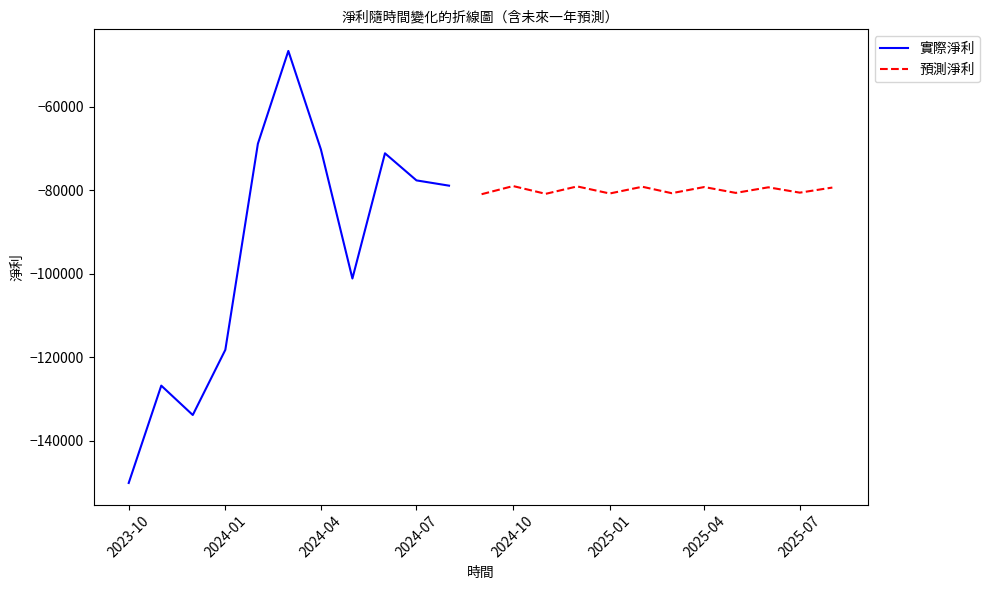

Reproduce this figure in Python.
import pandas as pd
import numpy as np
import matplotlib.pyplot as plt
from statsmodels.tsa.arima.model import ARIMA
from matplotlib.font_manager import FontProperties
import os

# Load the CSV file
file_path = os.path.join('PET2_utf8.csv')
csv_data = pd.read_csv(file_path)

# Load the custom font (ChocolateClassicalSans or any other font supporting Chinese characters)
font_path = os.path.join('ChocolateClassicalSans-Regular.ttf')
font_properties = FontProperties(fname=font_path)

# 定義日期轉換函數 (民國年轉西曆年)
def convert_roc_to_ad(date_str):
    try:
        year, month = date_str.split('年')
        year = int(year) + 1911  # 將民國年轉換為西曆年
        month = month.replace('月', '')  # 去掉 '月'
        return f"{year}-{month}-01"
    except ValueError:
        return None

# 將日期進行轉換
csv_data['Unnamed: 0'] = csv_data['Unnamed: 0'].apply(convert_roc_to_ad)

# 移除無法解析的日期
csv_data = csv_data.dropna(subset=['Unnamed: 0'])

# 將轉換後的日期列轉換為 datetime 格式
csv_data['Unnamed: 0'] = pd.to_datetime(csv_data['Unnamed: 0'], format='%Y-%m-%d')

# 設置日期為索引
csv_data.set_index('Unnamed: 0', inplace=True)

# 準備要使用的淨利數據
profit_data = csv_data['淨利']

# 構建 ARIMA 模型，這裡使用 (p, d, q) = (1, 1, 1) 進行初步建模
model = ARIMA(profit_data, order=(1, 1, 1))
model_fit = model.fit()

# 預測未來一年（12 個月）的數據
forecast_steps = 12
forecast = model_fit.forecast(steps=forecast_steps)

# 生成 2024年9月 到 2025年9月 的日期
future_dates = pd.date_range(start='2024-09-01', periods=forecast_steps, freq='MS')

# 將預測值與日期進行合併
forecast_data = pd.DataFrame({'日期': future_dates, '預測淨利': forecast})

# 繪製實際數據和預測數據
plt.figure(figsize=(10, 6))

# 繪製實際淨利數據
plt.plot(profit_data.index, profit_data, label='實際淨利', color='b')

# 繪製預測淨利數據
plt.plot(future_dates, forecast, label='預測淨利', linestyle='--', color='r')

# 設置圖表標題和標籤，並應用字型
plt.title('淨利隨時間變化的折線圖（含未來一年預測）', fontproperties=font_properties)
plt.xlabel('時間', fontproperties=font_properties)
plt.ylabel('淨利', fontproperties=font_properties)
plt.legend(loc='upper left', bbox_to_anchor=(1, 1), fontsize='small', prop=font_properties)
plt.xticks(rotation=45, fontproperties=font_properties)
plt.yticks(fontproperties=font_properties)
plt.tight_layout()

output_path = 'arima.png'
plt.savefig(output_path, format='png', bbox_inches='tight')

# 顯示圖表
plt.show()
